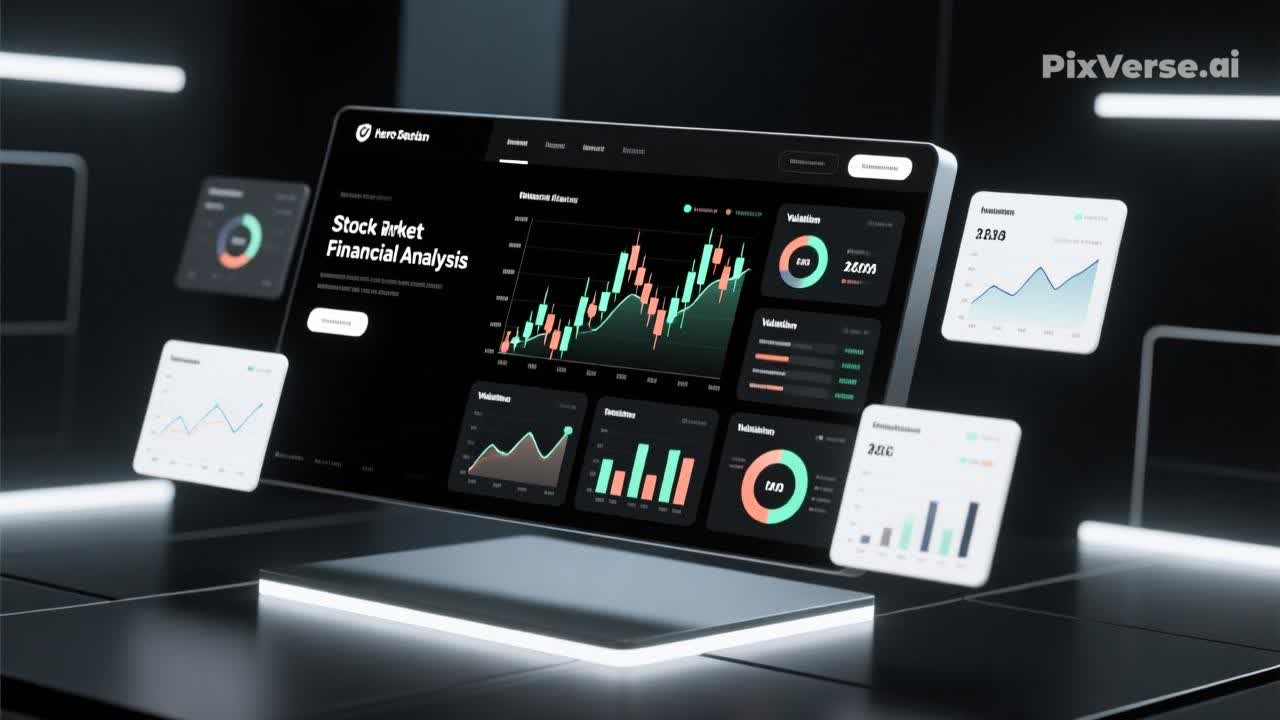
#> input picture frontend/src/assets/Landing Page/hero1.jpg, 1280 x 720 px
$ python -i image_preprocessor.py   (imports and definitions only)
#> lines starting #> are read from the running program, lines starting #| are printed output that depends on the picture; after the words box and inside, x2 and y2 are one past the last pixel; in counts of white or black regions, pixels touching at a corner belong together
import cv2
import numpy as np
from PIL import Image
import logging

logger = logging.getLogger(__name__)

class ImagePreprocessor:
    """
    Enhances images for Tesseract OCR.
    Techniques: Rescaling, Grayscaling, Thresholding, Denoising.
    """

    @staticmethod
    def preprocess_for_ocr(image_path: str) -> Image.Image:
        try:
            # Load with OpenCV
            img = cv2.imread(image_path)
#> img is the input picture: shape (720, 1280, 3); mean B, G, R 66.3, 63.1, 58.3
            if img is None:
                raise ValueError("Could not load image")

            # 1. Rescale (Upsample) - Crucial for small financial text
            # doubling the size often helps Tesseract resolve digits
            scale_percent = 200 # percent of original size
            width = int(img.shape[1] * scale_percent / 100)
#> width = 2560
            height = int(img.shape[0] * scale_percent / 100)
#> height = 1440
            dim = (width, height)
#> dim = (2560, 1440)

            img = cv2.resize(img, dim, interpolation = cv2.INTER_CUBIC)
#> img: shape (1440, 2560, 3)

            # 2. Convert to Grayscale
            gray = cv2.cvtColor(img, cv2.COLOR_BGR2GRAY)

            # 3. Apply Thresholding (Binarization)
            # Otsu's thresholding automatically finds the best value to separate text from background
            # This kills background colors/stripes common in tables
            _, thresh = cv2.threshold(gray, 0, 255, cv2.THRESH_BINARY + cv2.THRESH_OTSU)
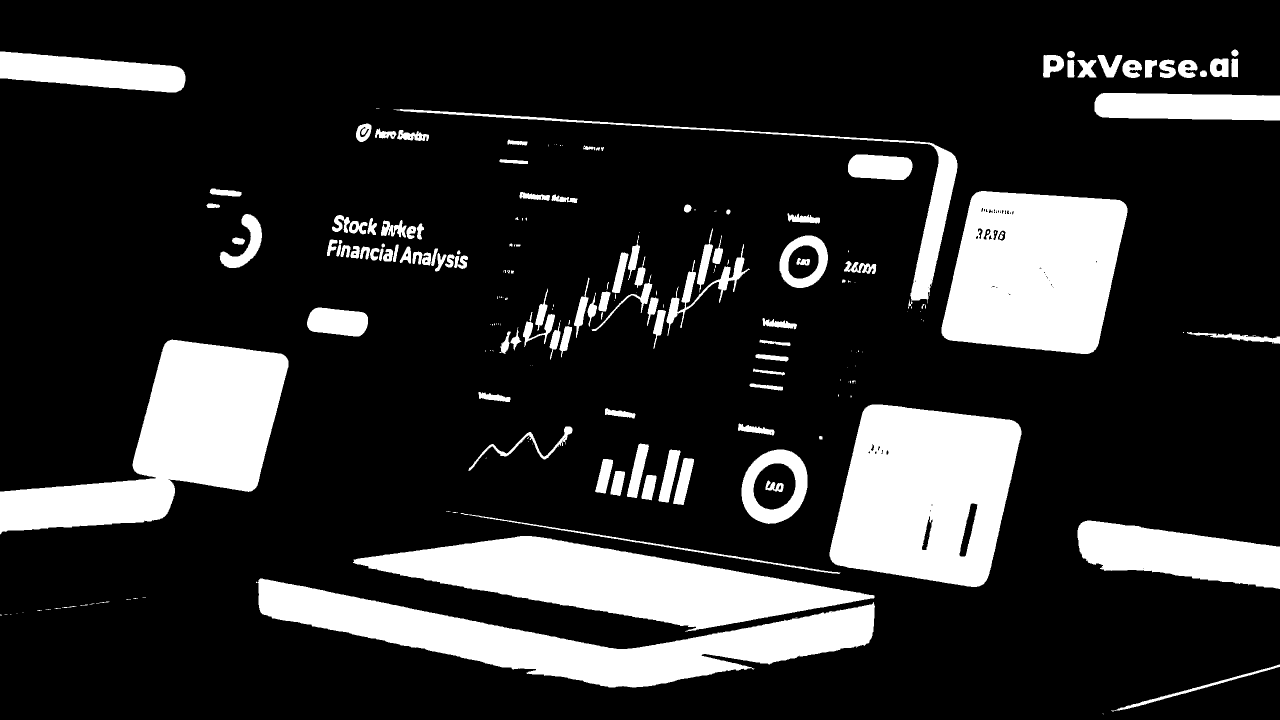
#> thresh: shape (1440, 2560) (shown at 1/2 size); 18.2% white; 210 white regions (85 under 20 px), largest, box (x1, y1, x2, y2) and area: (1659, 809, 2043, 1174) 105438, (0, 679, 577, 1069) 98811, (1883, 382, 2255, 708) 95856

            # 4. (Optional) Denoise if needed
            # For strict tables, sometimes simple threshold is best.
            # Denoising can blur edges. Let's stick to sharp binary.

            # Convert back to PIL Image for Tesseract
            pil_img = Image.fromarray(thresh)
            return pil_img

        except Exception as e:
            logger.error(f"Preprocessing failed for {image_path}: {e}")
            logger.warning("Falling back to original image.")
            return Image.open(image_path)

>>> result = ImagePreprocessor().preprocess_for_ocr('../../../../frontend/src/assets/Landing Page/hero1.jpg')

$ run again, on frontend/src/assets/Landing Page/hero2.jpg
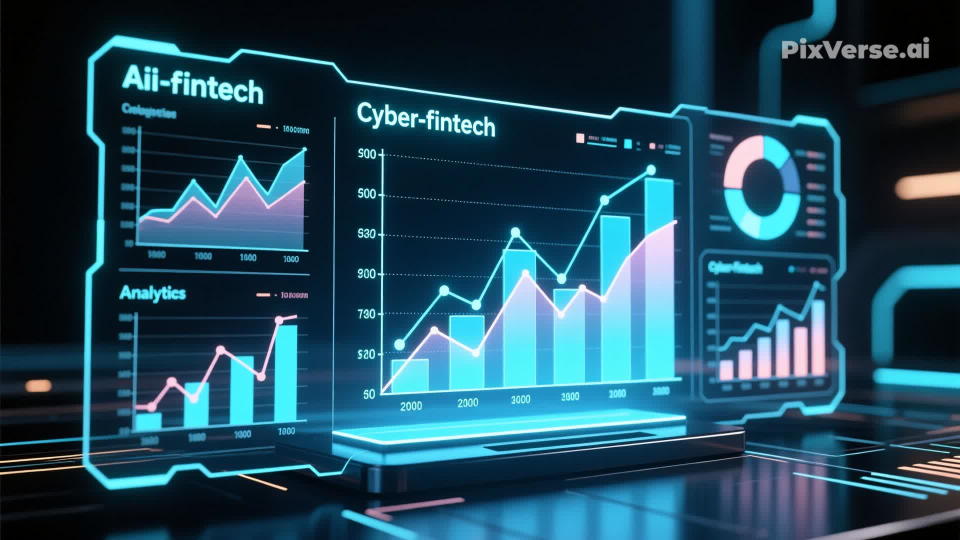
#> input picture frontend/src/assets/Landing Page/hero2.jpg, 1920 x 1080 px (shown at 1/2 size)
#> in preprocess_for_ocr, img is the input picture: shape (1080, 1920, 3); mean B, G, R 90.6, 72.7, 32.9
#> img: shape (2160, 3840, 3)
#> in preprocess_for_ocr, `gray = cv2.cvtColor(img, cv2.COLOR_BGR2GRAY)`:
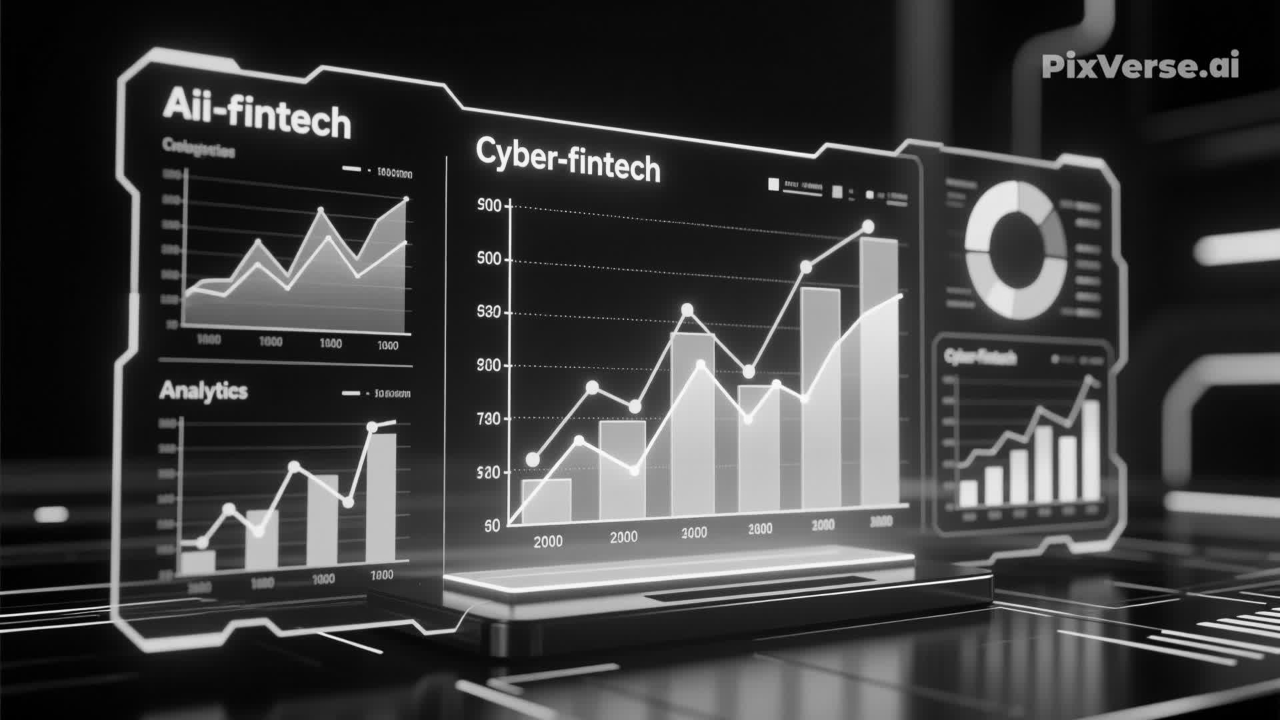
#> gray: shape (2160, 3840) (shown at 1/3 size); min 0, max 255, mean 62.9
#> in preprocess_for_ocr, `_, thresh = cv2.threshold(gray, 0, 255, cv2.THRESH_BINARY + cv2.THRESH..`:
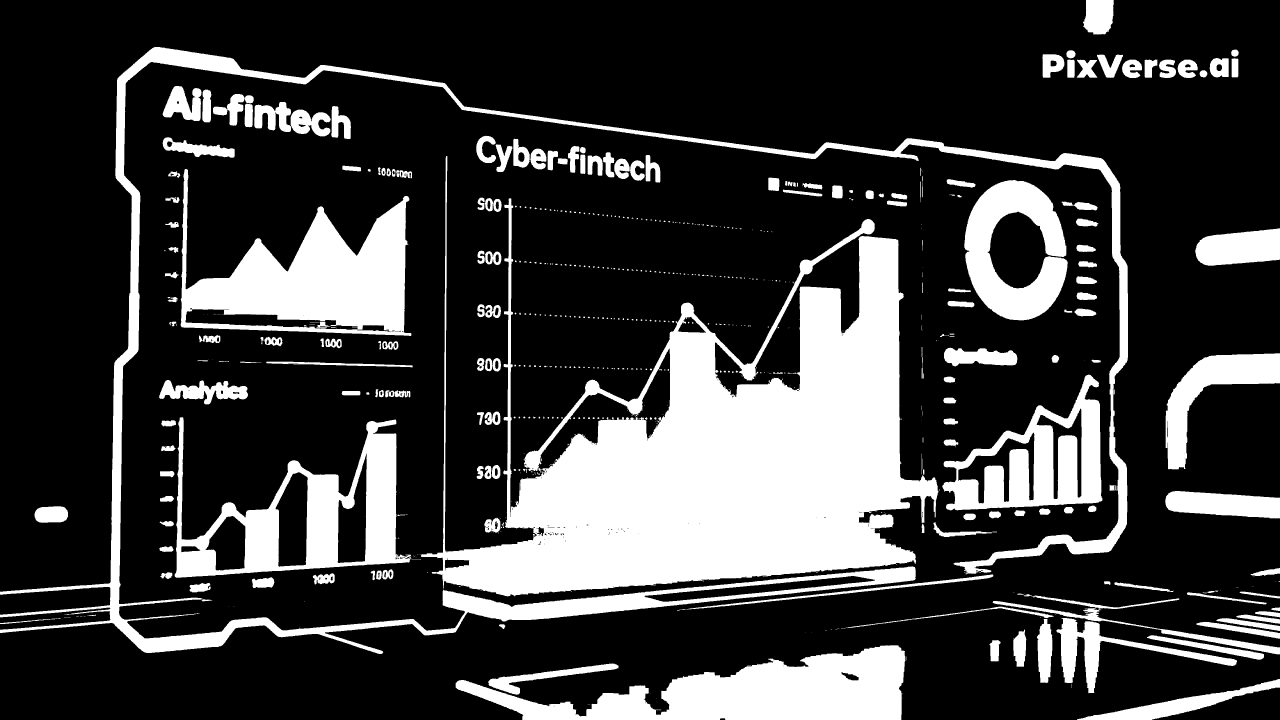
#> thresh: shape (2160, 3840) (shown at 1/3 size); 23.9% white; 641 white regions (362 under 20 px), largest, box (x1, y1, x2, y2) and area: (1263, 468, 2815, 1789) 787891, (0, 141, 3384, 1962) 240792, (542, 507, 1234, 1008) 158619
